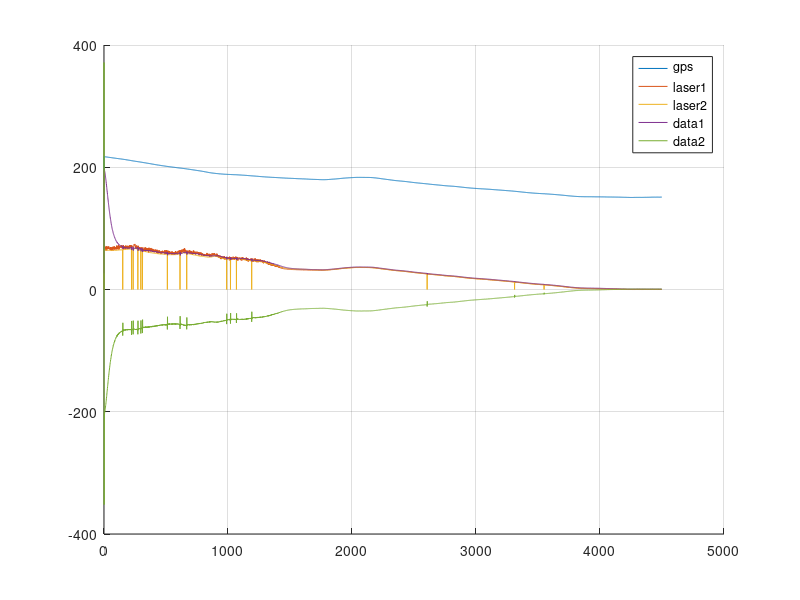

MATLAB code for this plot:
clear all;
close all;
clc;

% logfile = dlmread('log1.csv');
logfile = dlmread('log2.csv');

t      = logfile(:, 1);
gps    = logfile(:, 2);
laser1 = logfile(:, 3);
laser2 = logfile(:, 4);

% State vector
x = [0;  % AGL
     0;  % dAGL
     0;  % Terrain
     0;  % dTerrain
     ];
% State update matrix
A = [
%   AGL dAGL Terrain dTerrain
    1,  1,   0,     -1;
    0,  1,   0,      0;
    0,  0,   1,      1;
    0, -1,   0,      1;
    ];

% initial state estimation covariance
P = ones(length(x));

% state estimation uncertainty growth (per iteration)
Q = [0.001];

% State to measurement matrix
%   agl dagl Terrain dTerrain
H = [
    1,  0,  1,      0;  % GPS     = AGL + Terrain
    0,  1,  0,     -1;  % dGPS    = dAGL - dTerrain
    1,  0,  0,      0;  % laser1  = AGL
    0,  1,  0,     -1;  % dlaser1 = dAGL - dTerrain
    1,  0,  0,      0;  % laser2  = AGL
    0,  1,  0,     -1;  % dlaser2 = dAGL - dTerrain
     ];

dgps    = [0; diff(gps)];
dlaser1 = [0; diff(laser1)];
dlaser2 = [0; diff(laser2)];

data = [gps, dgps, laser1, dlaser1, laser2, dlaser2];

R = [
    5.6191e-01   3.7912e-04  -1.4529e-02   1.8362e-04  -8.5454e-03   1.4775e-04
    3.7912e-04   2.6099e-05  -7.2327e-05   2.4852e-06  -8.1877e-05   3.0357e-06
   -1.4529e-02  -7.2327e-05   2.7869e-02   1.2229e-04   2.7874e-02   1.5943e-04
    1.8362e-04   2.4852e-06   1.2229e-04   2.8554e-04  -1.3987e-04   5.9946e-05
   -8.5454e-03  -8.1877e-05   2.7874e-02  -1.3987e-04   2.9542e-02   1.2854e-04
    1.4775e-04   3.0357e-06   1.5943e-04   5.9946e-05   1.2854e-04   2.9498e-04
    ];

state_estimation_result = zeros(length(t), length(x));

for i = 1:length(t)
    %% Prediction
    x_next = A * x;
    if isnan(x_next)
        fprintf('x_next is NaN (iteration %d)\n', i);
        break;
    end

    % Update uncertainty
    P_next = A * P * A' + Q;
    if any(isnan(P_next))
        fprintf('P_next is NaN (iteration %d)\n', i);
        disp(P_next)
        break;
    end

    %% Measure
    z = data(i, :)';
    if any(isnan(z))
        fprintf('z is NaN (iteration %d)\n', i);
        disp(z)
        break;
    end

    %% Kalman gain
    K = P_next * H' * (H * P_next * H' + R)^-1;
    if isnan(K)
        fprintf('K is NaN (iteration %d)\n', i);
        break;
    end

    %% Update
    x = x_next + K * (z - (H * x_next));
    if isnan(x) || abs(x) == Inf
        fprintf('x is NaN (iteration %d)\n', i);
        break;
    end

    P = P_next - K * H * P_next;
    if isnan(P)
        fprintf('P is NaN (iteration %d)\n', i);
        break;
    end

    state_estimation_result(i, :) = x;
end

figure; hold on; grid on;
plot(t, gps,    'DisplayName', 'gps');
plot(t, laser1, 'DisplayName', 'laser1');
plot(t, laser2, 'DisplayName', 'laser2');
plot(t, state_estimation_result(:, 1)); % AGL
plot(t, state_estimation_result(:, 3)); % Terrain
legend('show');
